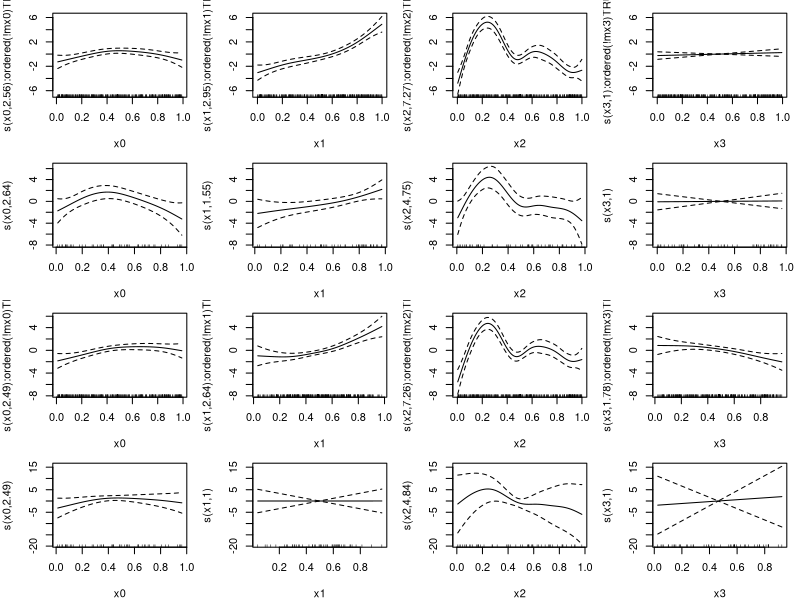

Write the R code that produced this figure.
library(mgcv)


### Name: missing.data
### Title: Missing data in GAMs
### Aliases: missing.data
### Keywords: regression

### ** Examples

## The example takes a couple of minutes to run...
## No test: 
require(mgcv)
par(mfrow=c(4,4),mar=c(4,4,1,1))
for (sim in c(1,7)) { ## cycle over uncorrelated and correlated covariates
  n <- 350;set.seed(2)
  ## simulate data but randomly drop 300 covariate measurements
  ## leaving only 50 complete cases...
  dat <- gamSim(sim,n=n,scale=3) ## 1 or 7
  drop <- sample(1:n,300) ## to
  for (i in 2:5) dat[drop[1:75+(i-2)*75],i] <- NA

  ## process data.frame producing binary indicators of missingness,
  ## mx0, mx1 etc. For each missing value create a level of a factor
  ## idx0, idx1, etc. So idx0 has as many levels as x0 has missing 
  ## values. Replace the NA's in each variable by the mean of the 
  ## non missing for that variable...

  dname <- names(dat)[2:5]
  dat1 <- dat
  for (i in 1:4) {
    by.name <- paste("m",dname[i],sep="") 
    dat1[[by.name]] <- is.na(dat1[[dname[i]]])
    dat1[[dname[i]]][dat1[[by.name]]] <- mean(dat1[[dname[i]]],na.rm=TRUE)
    lev <- rep(1,n);lev[dat1[[by.name]]] <- 1:sum(dat1[[by.name]])
    id.name <- paste("id",dname[i],sep="")
    dat1[[id.name]] <- factor(lev) 
    dat1[[by.name]] <- as.numeric(dat1[[by.name]])
  }

  ## Fit a gam, in which any missing value contributes zero 
  ## to the linear predictor from its smooth, but each 
  ## missing has its own random effect, with the random effect 
  ## variances being specific to the variable. e.g.
  ## for s(x0,by=ordered(!mx0)), declaring the `by' as an ordered
  ## factor ensures that the smooth is centred, but multiplied
  ## by zero when mx0 is one (indicating a missing x0). This means
  ## that any value (within range) can be put in place of the 
  ## NA for x0.  s(idx0,bs="re",by=mx0) produces a separate Gaussian 
  ## random effect for each missing value of x0 (in place of s(x0),
  ## effectively). The `by' variable simply sets the random effect to 
  ## zero when x0 is non-missing, so that we can set idx0 to any 
  ## existing level for these cases.   

  b <- gam(y~s(x0,by=ordered(!mx0))+s(x1,by=ordered(!mx1))+
             s(x2,by=ordered(!mx2))+s(x3,by=ordered(!mx3))+
             s(idx0,bs="re",by=mx0)+s(idx1,bs="re",by=mx1)+
             s(idx2,bs="re",by=mx2)+s(idx3,bs="re",by=mx3)
             ,data=dat1,method="REML")

  for (i in 1:4) plot(b,select=i) ## plot the smooth effects from b

  ## fit the model to the `complete case' data...
  b2 <- gam(y~s(x0)+s(x1)+s(x2)+s(x3),data=dat,method="REML")
  plot(b2) ## plot the complete case results
}
## End(No test)
